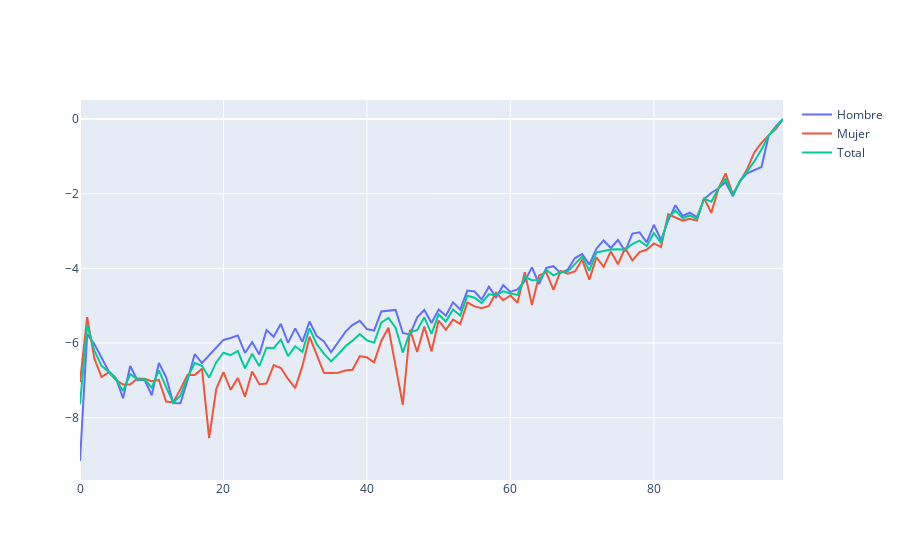

Notebook code cell kept with this figure:
### Code cell
fig = go.Figure()
fig.add_trace(go.Scatter(x=df2["Edad"], y=np.log(df2["qxH"]),mode='lines',name='Hombre'))
fig.add_trace(go.Scatter(x=df2["Edad"], y=np.log(df2['qxM']),mode='lines',name='Mujer'))
fig.add_trace(go.Scatter(x=df2["Edad"], y=np.log(df2['qxT']),mode='lines',name='Total'))
fig.show()
